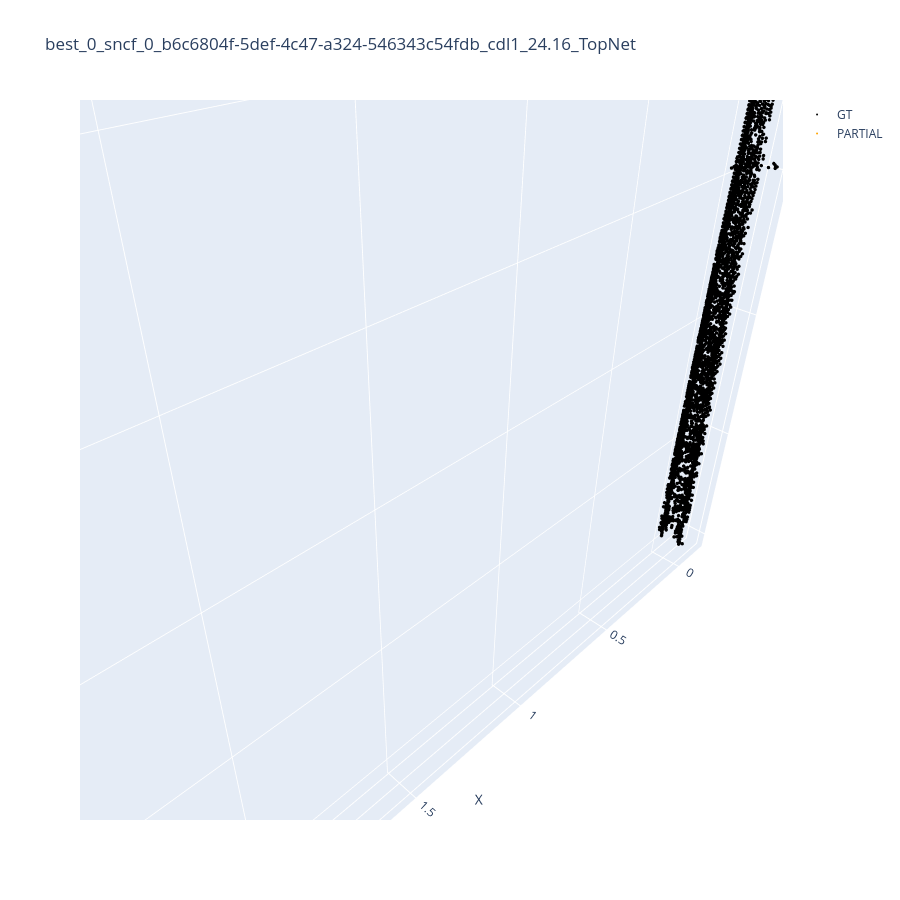
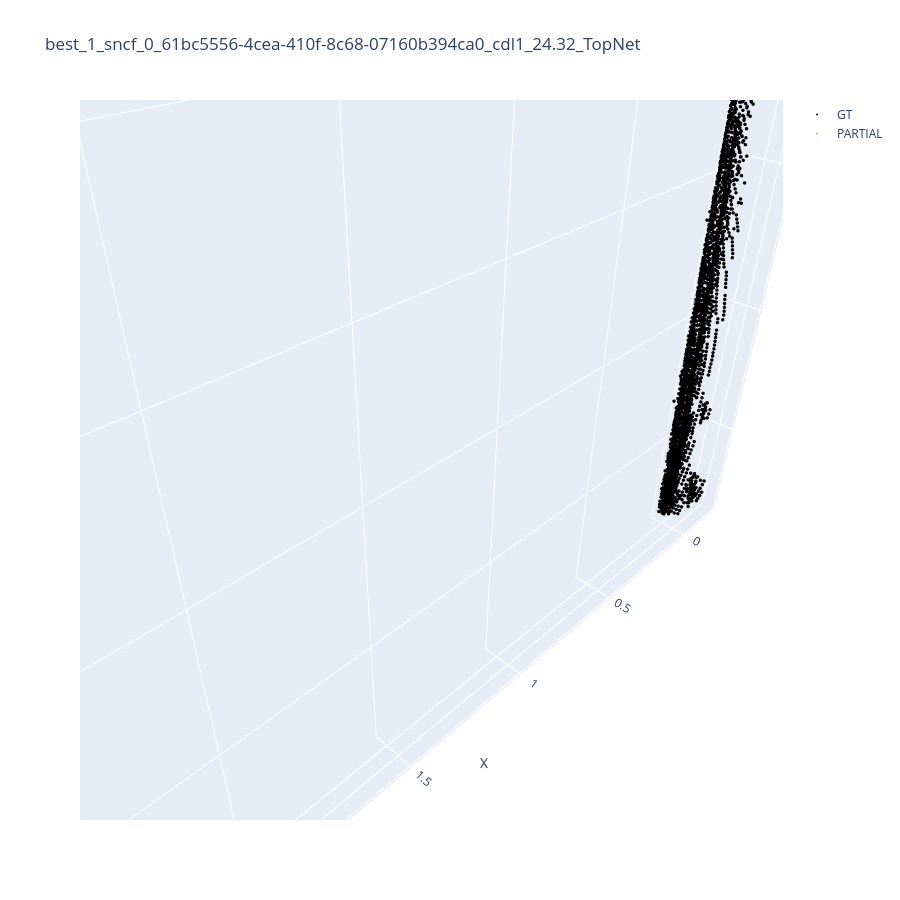
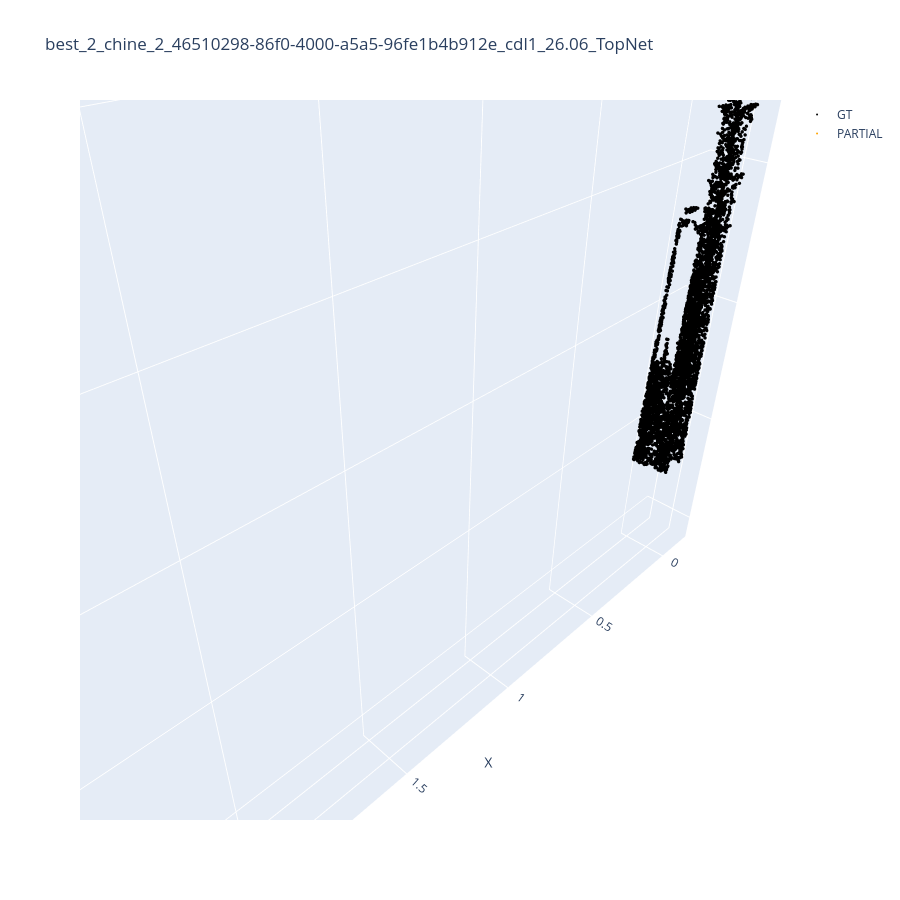
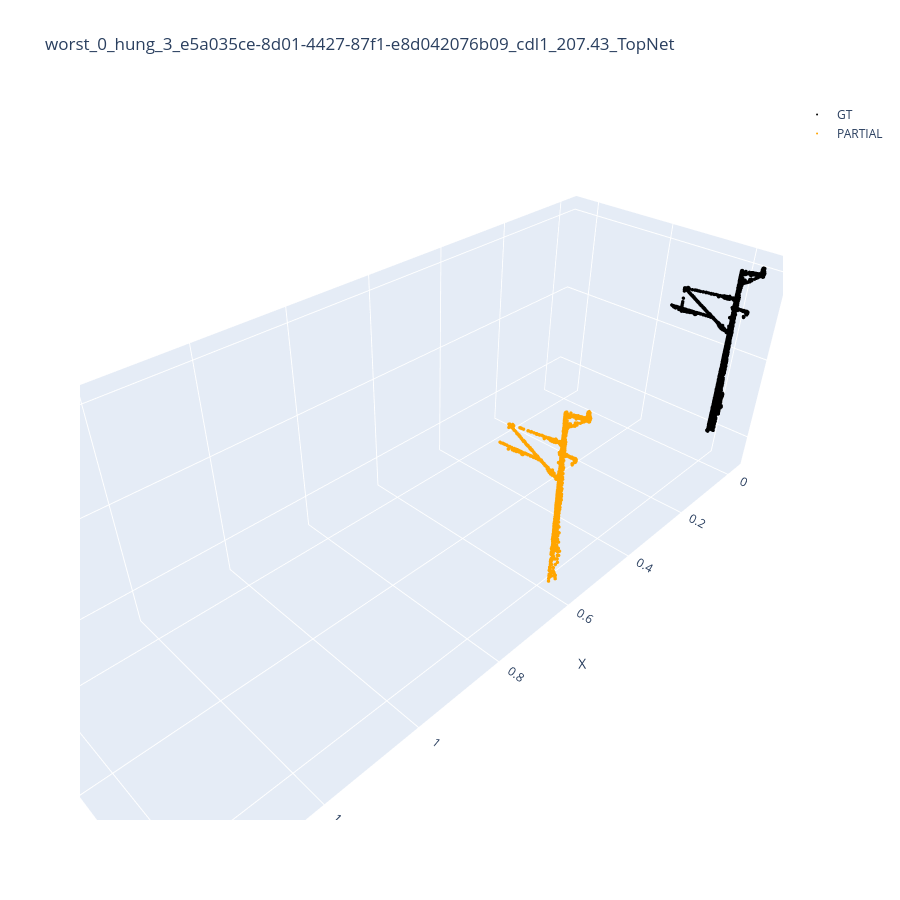

The code cell stored with these charts, in order, in its notebook:
### Code cell
visualize_main("TopNet")

### Figure 1 — Plotly figure (JSON) as saved in the notebook; plotly's stock layout.template omitted (floating-point values rounded to 4 significant figures; data arrays with more than 128 entries replaced by an {"elided": "..."} marker saying what was removed)
{"data": [{"marker": {"color": "black", "size": 2}, "mode": "markers", "name": "GT", "type": "scatter3d", "x": {"elided": "5000 float values"}, "y": {"elided": "5000 float values"}, "z": {"elided": "5000 float values"}}, {"marker": {"color": "orange", "size": 2}, "mode": "markers", "name": "PARTIAL", "type": "scatter3d", "x": {"elided": "2048 float values"}, "y": {"elided": "2048 float values"}, "z": {"elided": "2048 float values"}}], "layout": {"height": 900, "scene": {"aspectmode": "data", "xaxis": {"title": {"text": "X"}}, "yaxis": {"title": {"text": "Y"}}, "zaxis": {"title": {"text": "Z"}}}, "showlegend": true, "title": {"text": "best_0_sncf_0_b6c6804f-5def-4c47-a324-546343c54fdb_cdl1_24.16_TopNet"}}}

### Figure 2 — Plotly figure (JSON) as saved in the notebook; plotly's stock layout.template omitted (floating-point values rounded to 4 significant figures; data arrays with more than 128 entries replaced by an {"elided": "..."} marker saying what was removed)
{"data": [{"marker": {"color": "black", "size": 2}, "mode": "markers", "name": "GT", "type": "scatter3d", "x": {"elided": "5000 float values"}, "y": {"elided": "5000 float values"}, "z": {"elided": "5000 float values"}}, {"marker": {"color": "orange", "size": 2}, "mode": "markers", "name": "PARTIAL", "type": "scatter3d", "x": {"elided": "2048 float values"}, "y": {"elided": "2048 float values"}, "z": {"elided": "2048 float values"}}], "layout": {"height": 900, "scene": {"aspectmode": "data", "xaxis": {"title": {"text": "X"}}, "yaxis": {"title": {"text": "Y"}}, "zaxis": {"title": {"text": "Z"}}}, "showlegend": true, "title": {"text": "best_1_sncf_0_61bc5556-4cea-410f-8c68-07160b394ca0_cdl1_24.32_TopNet"}}}

### Figure 3 — Plotly figure (JSON) as saved in the notebook; plotly's stock layout.template omitted (floating-point values rounded to 4 significant figures; data arrays with more than 128 entries replaced by an {"elided": "..."} marker saying what was removed)
{"data": [{"marker": {"color": "black", "size": 2}, "mode": "markers", "name": "GT", "type": "scatter3d", "x": {"elided": "5000 float values"}, "y": {"elided": "5000 float values"}, "z": {"elided": "5000 float values"}}, {"marker": {"color": "orange", "size": 2}, "mode": "markers", "name": "PARTIAL", "type": "scatter3d", "x": {"elided": "2048 float values"}, "y": {"elided": "2048 float values"}, "z": {"elided": "2048 float values"}}], "layout": {"height": 900, "scene": {"aspectmode": "data", "xaxis": {"title": {"text": "X"}}, "yaxis": {"title": {"text": "Y"}}, "zaxis": {"title": {"text": "Z"}}}, "showlegend": true, "title": {"text": "best_2_chine_2_46510298-86f0-4000-a5a5-96fe1b4b912e_cdl1_26.06_TopNet"}}}

### Figure 4 — Plotly figure (JSON) as saved in the notebook; plotly's stock layout.template omitted (floating-point values rounded to 4 significant figures; data arrays with more than 128 entries replaced by an {"elided": "..."} marker saying what was removed)
{"data": [{"marker": {"color": "black", "size": 2}, "mode": "markers", "name": "GT", "type": "scatter3d", "x": {"elided": "5000 float values"}, "y": {"elided": "5000 float values"}, "z": {"elided": "5000 float values"}}, {"marker": {"color": "orange", "size": 2}, "mode": "markers", "name": "PARTIAL", "type": "scatter3d", "x": {"elided": "2048 float values"}, "y": {"elided": "2048 float values"}, "z": {"elided": "2048 float values"}}], "layout": {"height": 900, "scene": {"aspectmode": "data", "xaxis": {"title": {"text": "X"}}, "yaxis": {"title": {"text": "Y"}}, "zaxis": {"title": {"text": "Z"}}}, "showlegend": true, "title": {"text": "worst_0_hung_3_e5a035ce-8d01-4427-87f1-e8d042076b09_cdl1_207.43_TopNet"}}}
